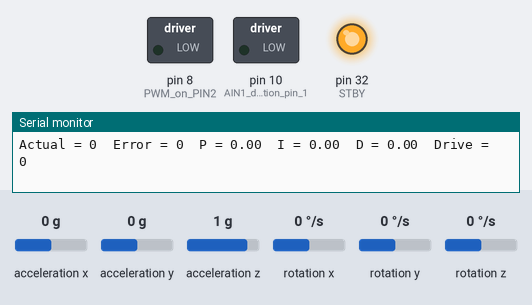
Simulated run of this sketch. Board: Arduino Mega 2560, built for the host (arithmetic inside an expression is 32-bit, double 64-bit). On the bench: switched loads named in the sketch (green lamp = pin HIGH), output pins drawn as LEDs (lit = HIGH), the last lines printed to the serial monitor. The inputs (shaded band) are chosen by the test bench; at power-on: rotation z 0 °/s, acceleration x 0 g, acceleration y 0 g, acceleration z 1 g, rotation x 0 °/s, rotation y 0 °/s. Pins used as bus, display or sensor lines are not drawn.

Above: at 1.2 s.
1.3 s: rotation z set to -2 °/s
4.3 s: rotation z set to -5 °/s
At 4.6 s:
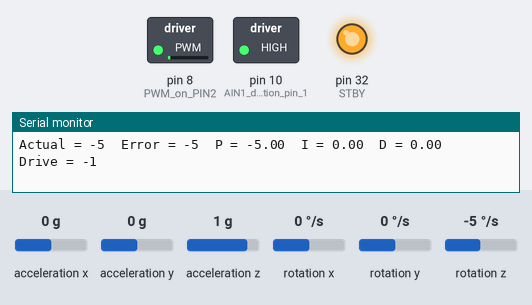
5.8 s: rotation z set to 0 °/s
At 6.4 s:
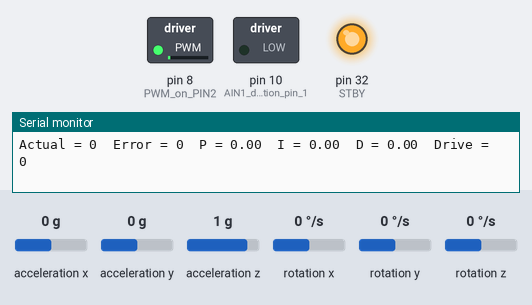
Timing chart, 0 to 8.8 s (numbered marks = the images above; inputs shaded):
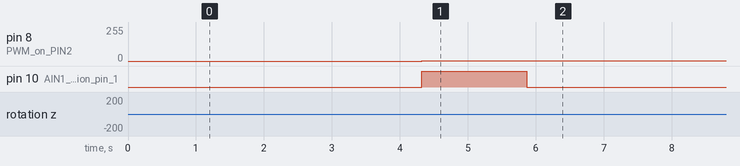

Measured:
- the behaviour switches between -3 and -4 °/s on rotation z (found by bisection; images 0 and 1)
- after the input at 4.3 s, pin 8 (PWM_on_PIN2): 0/255 → 1/255 at once; pin 10 (AIN1_direction_pin_1): LOW → HIGH at once
- after the input at 5.8 s, pin 10 (AIN1_direction_pin_1): HIGH → LOW after 0.07 s

The sketch:

motor_test.ino
```cpp
//***********reactionwheelcontrol.c*****************************//
// This function takes in an analog input and passes the error
// through a PID loop which drives the motor.
// The closer the analog input is to the desired value "SetPt", the slower
// the motor spins and vise vera.
//

// Pin Outs
// Pin 2 = PWM
// Pin 30 = AIN2
// Pin 31 = AIN1
// Pin 32 = STBY
// Pin A1 = Analog input, connect to potentiometer or something

#include <Wire.h>
#include <L3G.h>

L3G gyro;

//***************Tuning Variables**********************//
int IntThresh = 10000;  //prevents windup error.
float kI = 0;     //keep this low
float kD =0;       //0.1 ish is ok
float kP = 1;         // tune this later
int ScaleFactor = 4;  //10 bit to 8 bit conversion of drive.
                      //Because Drive = P+I+D and P,I,D are 10 bit and drive is 8 bit
int SetPt = 1;      //desired analog input. Closer to this number the better
//******************************************************//

//Misc Variables to be defined
int Integral = 0;
int Last = 0;
char dutyCycle = 100;


void setup() {
  Serial.begin(9600);
  Wire1.begin();
  if (!gyro.init())
  {
    Serial.println("Failed to autodetect gyro type!");
    while (1);
  }
  gyro.enableDefault();

//  pinMode(2, OUTPUT);       //PWM on PIN2
//  pinMode(30, OUTPUT);      //AIN2 direction pin 2
//  pinMode(31, OUTPUT);      //AIN1 direction pin 1
//  pinMode(32, OUTPUT);      //STBY, standby pin pulled high
//  digitalWrite(32, HIGH);   // Standby pin on motor driver (pull HIGH)

  pinMode(8, OUTPUT);       //PWM on PIN2
  pinMode(9, OUTPUT);      //AIN2 direction pin 2
  pinMode(10, OUTPUT);      //AIN1 direction pin 1
  pinMode(32, OUTPUT);      //STBY, standby pin pulled high
  digitalWrite(32, HIGH);   // Standby pin on motor driver (pull HIGH)

}

void loop() {
  gyro.read();              // Acquire angular velocity readings from IMU
  int Actual = (int)(gyro.g.z/114);  //Read z-axis angular velocity from IMU
  int Error = Actual;   //error calc in 10bit
  Serial.print("Actual = "); Serial.print(Actual);         //for debugging

  if (abs(Error) < IntThresh){  // prevent integral 'windup'
  Integral = Integral + Error;  // accumulate the error integral
  }
  else {
  Integral=0; // zero it if out of bounds
  }
  float P = Error*kP; // calc proportional term
  float I = Integral*kI; // integral term
  float D = (Last-Actual)*kD; // derivative term
  int Drive = P + I + D; // Total drive = P+I+D (10bit)
  Drive = Drive/ScaleFactor; // scale Drive to be in the range 0-255 (8bit)

  //********************Drive the motor***************************//
  // This section of code drives the motor and controls direction
  // that the motor spins.
  // Drive is a 8 bit value and will saturate if above.
  //**************************************************************//
  if (Drive < 0){ // Check which direction to go.
    digitalWrite(10, HIGH); //CW i think, need to be callibrated later
    digitalWrite(9, LOW);

  }
  else { // depending on the sign of Error
    digitalWrite(9, HIGH); //CCW i think
    digitalWrite(10, LOW);
  }

  if (abs(Drive)>255) { //Drive has saturated, so set to 255 (max duty/speed)
  Drive=255;
  }

  if (Drive == 0){
    digitalWrite(9, LOW);
    digitalWrite(10, LOW);
  }
  else{
    analogWrite(8, abs(Drive)); // send PWM command to motor board
  }


  //**************************************************************//

  Last = Actual; // save current value for next time

  Serial.print("\tError = "); Serial.print(Error); Serial.print("\tP = "); Serial.print(P); Serial.print("\tI = "); Serial.print(I); Serial.print("\tD = ");
  Serial.print(D); Serial.print("\tDrive = "); Serial.print(Drive); Serial.print("\n"); //print to serial monitor

}
```
